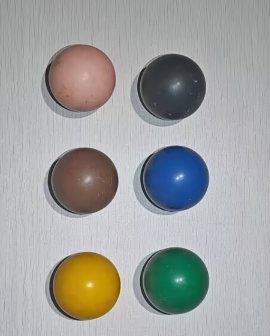
#> input picture test/1_1.png, 270 x 336 px; its folder holds only this picture in this run
$ python 'DIP(canny).py'
#> lines starting #> are read from the running program, lines starting #| are printed output that depends on the picture; after the words box and inside, x2 and y2 are one past the last pixel; in counts of white or black regions, pixels touching at a corner belong together
import cv2
import numpy as np
import os

# -------------------------- 颜色配置（含编号映射） --------------------------
color_hsv = {
    'pink':    [(3, 30, 120), (8, 80, 220)],   # 1 粉色
    'black':   [(0, 0, 30), (179, 50, 80)],    # 0 黑色
    'brown':   [(6, 60, 50), (18, 255, 160)],   # 3 棕色
    'blue':    [(90, 60, 50), (130, 255, 255)], # 2 蓝色
    'yellow':  [(20, 50, 60), (40, 255, 255)],  # 5 黄色
    'green':   [(25, 30, 40), (85, 255, 180)]   # 4 绿色
}

# 颜色到编号的映射（0黑/1粉/2蓝/3棕/4绿/5黄）
color_to_id = {
    'black': 0,
    'pink': 1,
    'blue': 2,
    'brown': 3,
    'green': 4,
    'yellow': 5
}

# 按输出顺序处理颜色（确保单图内顺序：黑、粉、蓝、棕、绿、黄）
color_order_output = ['black', 'pink', 'blue', 'brown', 'green', 'yellow']
# 原识别顺序（保持原有识别逻辑）
color_order_recognize = ['pink', 'black', 'brown', 'blue', 'yellow', 'green']

# -------------------------- 图像处理主逻辑 --------------------------
def process_image(img_path):
#> called with img_path = 'test/1_1.png'
    img = cv2.imread(img_path)
#> img is the input picture: shape (336, 270, 3); mean B, G, R 160.1, 161.8, 160.8
    if img is None:
        print("无法读取图片:", img_path)
        return [], []

    result_img = img.copy()
    result_original = []  # 原格式结果
    result_formatted = [] # 指定格式结果
    color_positions = {}  # 存储颜色对应的坐标

    hsv = cv2.cvtColor(img, cv2.COLOR_BGR2HSV)
#> hsv: shape (336, 270, 3); mean H, S, V 86.3, 34.3, 170.5

    for color in color_order_recognize:
        lower, upper = color_hsv[color]
        mask = cv2.inRange(hsv, np.array(lower), np.array(upper))

        # 形态学预处理
        if color == 'pink':
            kernel = cv2.getStructuringElement(cv2.MORPH_ELLIPSE, (7, 7))
            mask = cv2.morphologyEx(mask, cv2.MORPH_CLOSE, kernel, iterations=3)
        elif color in ['brown', 'yellow']:
            kernel = cv2.getStructuringElement(cv2.MORPH_ELLIPSE, (7, 7))
            mask = cv2.morphologyEx(mask, cv2.MORPH_CLOSE, kernel, iterations=2)
        else:
            kernel = cv2.getStructuringElement(cv2.MORPH_ELLIPSE, (3, 3))
            mask = cv2.morphologyEx(mask, cv2.MORPH_CLOSE, kernel, iterations=1)

        # 高斯模糊+Canny边缘检测
        blurred = cv2.GaussianBlur(img, (5, 5), 0)
        masked_img = cv2.bitwise_and(blurred, blurred, mask=mask)
        gray = cv2.cvtColor(masked_img, cv2.COLOR_BGR2GRAY)

        # 差异化Canny阈值
        if color == 'black':
            edges = cv2.Canny(gray, 20, 60)
        elif color in ['pink', 'green']:
            edges = cv2.Canny(gray, 50, 150)
        else:
            edges = cv2.Canny(gray, 80, 200)

        # 边缘优化
        edge_kernel = cv2.getStructuringElement(cv2.MORPH_ELLIPSE, (3, 3))
        edges = cv2.morphologyEx(edges, cv2.MORPH_DILATE, edge_kernel, iterations=1)

        # 轮廓检测与筛选
        contours, _ = cv2.findContours(edges, cv2.RETR_EXTERNAL, cv2.CHAIN_APPROX_SIMPLE)
        if contours:
            min_area = {
                'pink': 100, 'green': 80, 'black': 80,
                'brown': 150, 'blue': 200, 'yellow': 120
            }[color]
            valid_contours = [cnt for cnt in contours if cv2.contourArea(cnt) > min_area]

            if valid_contours:
                best_cnt = max(valid_contours, key=cv2.contourArea)

                # 中心计算
                (cx, cy), _ = cv2.minEnclosingCircle(best_cnt)
                center = (int(cx), int(cy))
                result_original.append((color, center))
                color_positions[color] = (int(cx), int(cy))

                # 绘制轮廓和中心
                cv2.drawContours(result_img, [best_cnt], -1, (0, 0, 0), 3)
                cv2.circle(result_img, center, 5, (0, 0, 255), -1)
                cv2.putText(result_img, color, (center[0] + 10, center[1]),
                            cv2.FONT_HERSHEY_SIMPLEX, 0.7, (255, 0, 0), 2)
#> this loop made 6 passes
#> (cx, cy, center) on passes 1, 2, 4, 5, 6: (81.89, 77.61, (81, 77)), (170.8, 86.54, (170, 86)), (174.5, 177.8, (174, 177)), (86.5, 285.3, (86, 285)), (174.8, 281, (174, 281))
#> (cx, cy) on pass 3: (85, 180)
#> pass 1, in process_image, `mask = cv2.inRange(hsv, np.array(lower), np.array(upper))`:
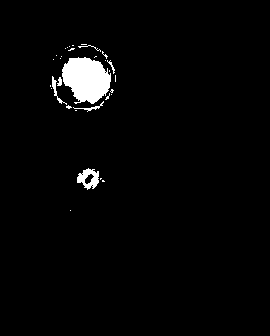
#> mask: shape (336, 270); 2.5% white; 32 white regions (25 under 20 px), largest, box (x1, y1, x2, y2) and area: (62, 57, 111, 104) 1663, (77, 168, 99, 190) 273, (52, 76, 67, 105) 86
#> pass 1, in process_image, `mask = cv2.morphologyEx(mask, cv2.MORPH_CLOSE, kernel, iterations=3)`:
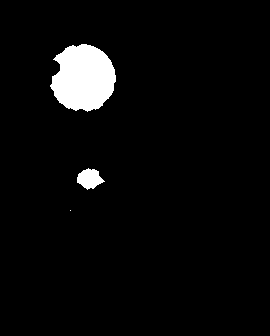
#> mask: shape (336, 270); 4.1% white; 3 white regions (1 under 20 px), largest, box (x1, y1, x2, y2) and area: (50, 44, 116, 112) 3342, (77, 168, 105, 190) 384
#> pass 1, in process_image, `masked_img = cv2.bitwise_and(blurred, blurred, mask=mask)`:
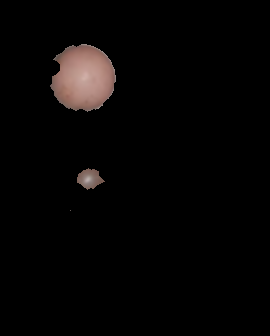
#> masked_img: shape (336, 270, 3); mean B, G, R 4.7, 5.1, 6.6
#> after the loop:
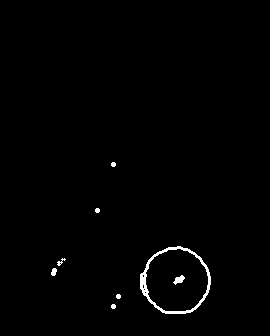
#> edges: shape (336, 270); 0.96% white; 8 white regions, largest, box (x1, y1, x2, y2) and area: (140, 246, 211, 314) 658, (173, 275, 185, 285) 64, (51, 268, 57, 276) 36
#> after the loop:
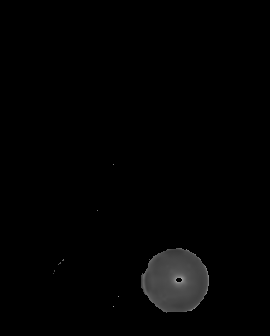
#> gray: shape (336, 270); min 0, max 164, mean 2.8
#> after the loop: masked_img: shape (336, 270, 3); mean H, S, V 2.8, 3.7, 1.1
#> after the loop:
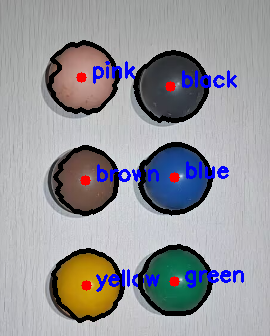
#> result_img: shape (336, 270, 3); 9.41% of pixels changed, all inside (x1, y1, x2, y2) = (47, 40, 244, 323)
#> after the loop, color_positions = {'pink': (81, 77), 'black': (170, 86), 'brown': (85, 180), 'blue': (174, 177), 'yellow': (86, 285), 'green': (174, 281)}; result_original = [('pink', (81, 77)), ('black', (170, 86)), ('brown', (85, 180)), ('blue', (174, 177)), ('yellow', (86, 285)), ('green', (174, 281))]

    # 按指定顺序生成格式结果
    for color in color_order_output:
        if color in color_positions:
            x, y = color_positions[color]
            result_formatted.append([x, y, color_to_id[color]])
#> this loop made 6 passes
#> after the loop, result_formatted = [[170, 86, 0], [81, 77, 1], [174, 177, 2], [85, 180, 3], [174, 281, 4], [86, 285, 5]]

    # 保存到当前目录，添加processed前缀
    filename = os.path.basename(img_path)
    name, ext = os.path.splitext(filename)
    save_path = f"processed_{name}{ext}"
    cv2.imwrite(save_path, result_img)

    return result_original, result_formatted

# -------------------------- 遍历test文件夹处理 --------------------------
if __name__ == "__main__":
    # 支持的图像格式
    supported_formats = ('.jpg', '.jpeg', '.png', '.bmp', '.tiff', '.gif')

    # 存储所有图片的指定格式结果
    all_formatted_results = []

    # 遍历test文件夹
    if os.path.exists("test"):
        for filename in os.listdir("test"):
            if filename.lower().endswith(supported_formats):
                img_path = os.path.join("test", filename)
                _, formatted_result = process_image(img_path)
#> formatted_result has the same summary as result_formatted in process_image
                all_formatted_results.extend(formatted_result)
    else:
        print("test文件夹不存在")

    # 输出指定格式结果（无换行）
    print(str(all_formatted_results).replace('\n', ''))
#| [[170, 86, 0], [81, 77, 1], [174, 177, 2], [85, 180, 3], [174, 281, 4], [86, 285, 5]]

    cv2.destroyAllWindows()

$ run again, on test/1_2.png
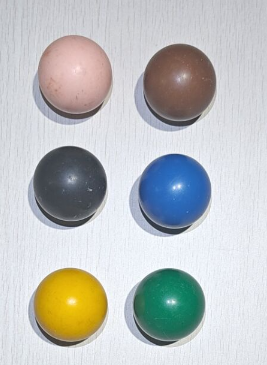
#> input picture test/1_2.png, 267 x 365 px
#> in process_image, img is the input picture: shape (365, 267, 3); mean B, G, R 192.3, 192.5, 189.5
#> hsv: shape (365, 267, 3); mean H, S, V 95.1, 38.7, 204.5
#> the loop in process_image, `for color in color_order_recognize:` made 6 passes
#> (cx, cy, center) on passes 1 to 6: (75.08, 74.16, (75, 74)), (71.43, 180.7, (71, 180)), (179.8, 79.03, (179, 79)), (174, 193.5, (174, 193)), (70.49, 304.7, (70, 304)), (167.9, 305, (167, 305))
#> pass 1, in process_image, `mask = cv2.inRange(hsv, np.array(lower), np.array(upper))`:
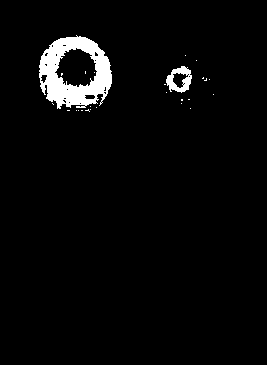
#> mask: shape (365, 267); 3.4% white; 26 white regions (24 under 20 px), largest, box (x1, y1, x2, y2) and area: (39, 35, 112, 109) 2900, (166, 66, 192, 93) 367
#> after the loop in process_image, `for color in color_order_recognize:`:
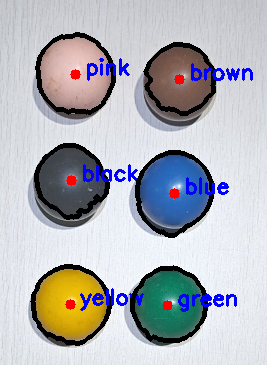
#> result_img: shape (365, 267, 3); 9.3% of pixels changed, all inside (x1, y1, x2, y2) = (30, 32, 253, 346)
#> after the loop in process_image, `for color in color_order_recognize:`: color_positions = {'pink': (75, 74), 'black': (71, 180), 'brown': (179, 79), 'blue': (174, 193), 'yellow': (70, 304), 'green': (167, 305)}; result_original = [('pink', (75, 74)), ('black', (71, 180)), ('brown', (179, 79)), ('blue', (174, 193)), ('yellow', (70, 304)), ('green', (167, 305))]
#> the loop in process_image, `for color in color_order_output:` made 6 passes
#> after the loop in process_image, `for color in color_order_output:`: result_formatted = [[71, 180, 0], [75, 74, 1], [174, 193, 2], [179, 79, 3], [167, 305, 4], [70, 304, 5]]
#> formatted_result has the same summary as result_formatted in process_image
#| [[71, 180, 0], [75, 74, 1], [174, 193, 2], [179, 79, 3], [167, 305, 4], [70, 304, 5]]
